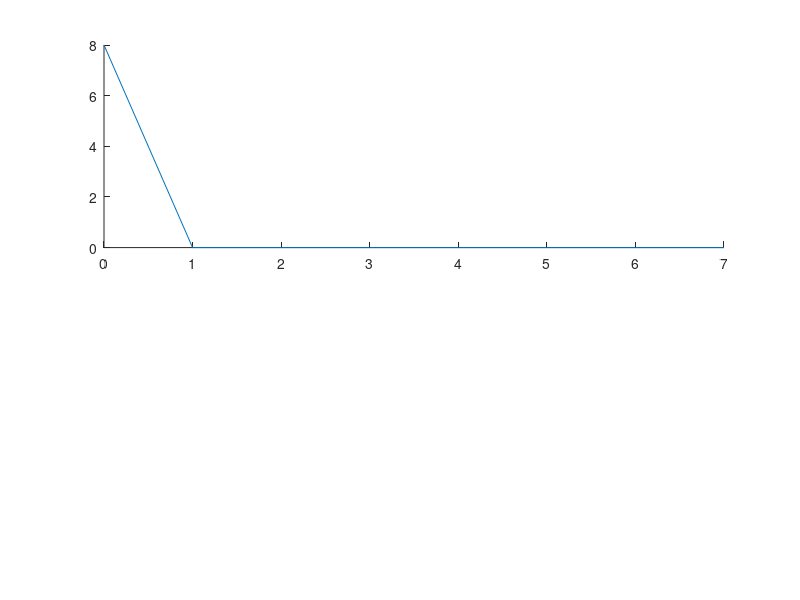

The MATLAB source for this figure: (Note: this script raises an error after producing the figure.)
% Plot the magnitude and phase of the DFTS of the delayed discrete time
% impulse signal, for n=0,1,...,7 and l=0,1,...,7? (ensure the plots start
% with a zero index.)
% I think that means that there will be 49 samples

figure(1);
legend_vals = [];
for l = 0:7
    points = cat(1, zeros(l,1), ones(8,1))';
    X = fft(points);
    subplot(2,1,1);hold on;
    plot(0:size(X,2)-1, abs(X));
    temp = strcat('Delayed by ', int2str(l));
    legend_vals(l+1) = strcat('Delayed by ', int2str(l));
    subplot(2,1,2);hold on;
    plot(0:size(X,2)-1, angle(X));
end

subplot(2,1,1);
mag_legends = strcat('Delayed  by ', int2str(0:7));
legend(legend_vals);
xlabel('Sample Number');
ylabel('Magnitude');
title('DFT of pulse train with varying delays');
subplot(2,1,2);
legend(legend_vals);
xlabel('Sample Number');
ylabel('Phase');